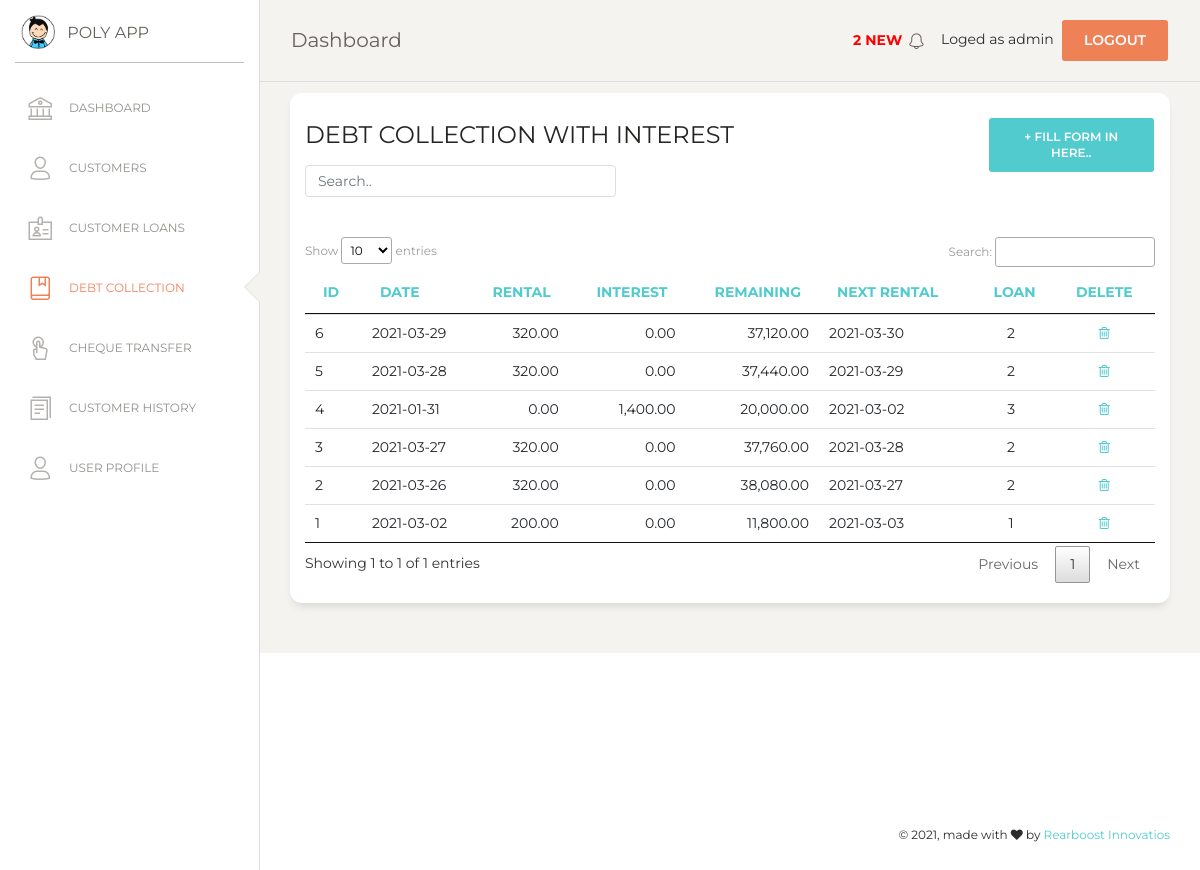
/debt_collection.php (signed in), run on the app's committed database.
### tables this page shows
CREATE TABLE `loan_installement` (
  `id` int(7) NOT NULL,
  `li_date` date NOT NULL,
  `installement_amt` double(10,2) NOT NULL,
  `interest_amt` double(10,2) NOT NULL,
  `remaining_amt` double(10,2) NOT NULL,
  `loan_no` int(7) NOT NULL,
  `next_idate` varchar(30) NOT NULL,
  `new_loan` double(10,2) NOT NULL
);

### debt_collection.php (the view, shortened to what this page needs)
<?php
if (!isset($_SESSION['loged_user'])) {
    header('location: login.php');
}else {
$con = mysqli_connect(DB_HOSTNAME,DB_USERNAME,DB_PASSWORD);
mysqli_select_db($con,DB_NAME);
?>
<!DOCTYPE html>
<html lang="en">
<?php  include('./include/head.php');   ?>
<body class="">
  <div class="wrapper ">
    <?php include("include/sidebar.php"); ?>
    <div class="main-panel">
      <?php include('include/nav.php');  ?>
      <div class="content">
      <div class="row">
          <div class="col-md-12">
            <div class="card">
              <div class="row">
              <div class="col-md-9">
              <div class="card-header">
                <h4 class="card-title"> DEBT COLLECTION WITH INTEREST</h4>
                <input class="form-control myInput" id="myInput" type="text" placeholder="Search..">
              </div>
              </div>
              <div class="col-md-3">
                <div class="card-header">
                  <button type="button" class="btn btn-primary add-btn" data-toggle="modal" data-target="#Form1">+ Fill Form in here..
                  </button>
                </div>
              </div>
              </div>
              <div class="card-body">
            </div>
              <div class="card-body">
                <div class="table-responsive">
                  <table class="table" id="myTable">
                  	<thead class="text-primary">
                  	  <th>                    ID 				  </th>
                      <th>                    Date        </th>
                      <th class="text-right"> Rental 	    </th>
                      <th class="text-right"> Interest 		</th>
                      <th class="text-right"> Remaining 	</th>
                      <th>                    NEXT Rental </th>
                      <th class="text-right"> Loan   			</th>
                      <th class="text-center">Delete 			</th>
                    </thead>
                    <tbody>
                      <?php
                      $sql="SELECT * FROM loan_installement ORDER BY id DESC";
                      $result = mysqli_query($con,$sql);
                      $numRows = mysqli_num_rows($result);
                      if($numRows > 0) {
                        while($row = mysqli_fetch_assoc($result)) {
                        	?>
                            <tr>
                            <td>
                              <?php echo $row['id']  ?>
                            </td>
                            <td>
                              <?php echo $row['li_date']  ?>
                            </td>
                            <td class="text-right">
                              <?php echo number_format($row['installement_amt'],2,'.',',')  ?>
                            </td>
                            <td class="text-right">
                              <?php echo number_format($row['interest_amt'],2,'.',',') ?>
                            </td>
                            <td class="text-right">
                              <?php echo number_format($row['remaining_amt'],2,'.',',') ?>
                            </td>
                            <td><?php echo $row['next_idate']  ?> </td>
                            <td class="text-center">
                              <?php echo $row['loan_no']  ?>
                            </td>
                          	<td class="text-center">
                            	<a href="#" onclick="confirmation('event','<?php echo $row['id']; ?>')" name="delete">
                            	<i class="fa fa-trash-o" aria-hidden="true"></i></a>
                          	</td>
                           </tr>
                           </tbody>
                     <?php
                        }
                      }
                     ?>
                  </table>
                </div>
              </div>
              </div>
              </div>
            </div>
          </div>
          </div>
        </div>
       <?php include('include/footer.php');  ?>
</body>
</html>
<?php
}
?>

### assets/demo/demo.css (style rules this page uses)
.add-btn { float: right !important; }
.myInput { width: 50% !important; }

### data on the page
loan_installement: id "6", li_date "2021-03-29", installement_amt "320.00", interest_amt "0.00", remaining_amt "37,120.00", next_idate "2021-03-30", loan_no "2"
loan_installement: id "5", li_date "2021-03-28", installement_amt "320.00", interest_amt "0.00", remaining_amt "37,440.00", next_idate "2021-03-29", loan_no "2"
loan_installement: id "4", li_date "2021-01-31", installement_amt "0.00", interest_amt "1,400.00", remaining_amt "20,000.00", next_idate "2021-03-02", loan_no "3"
loan_installement: id "3", li_date "2021-03-27", installement_amt "320.00", interest_amt "0.00", remaining_amt "37,760.00", next_idate "2021-03-28", loan_no "2"
loan_installement: id "2", li_date "2021-03-26", installement_amt "320.00", interest_amt "0.00", remaining_amt "38,080.00", next_idate "2021-03-27", loan_no "2"
loan_installement: id "1", li_date "2021-03-02", installement_amt "200.00", interest_amt "0.00", remaining_amt "11,800.00", next_idate "2021-03-03", loan_no "1"

### other printed values
$numRows "2"
$_SESSION['loged_user'] "admin"
